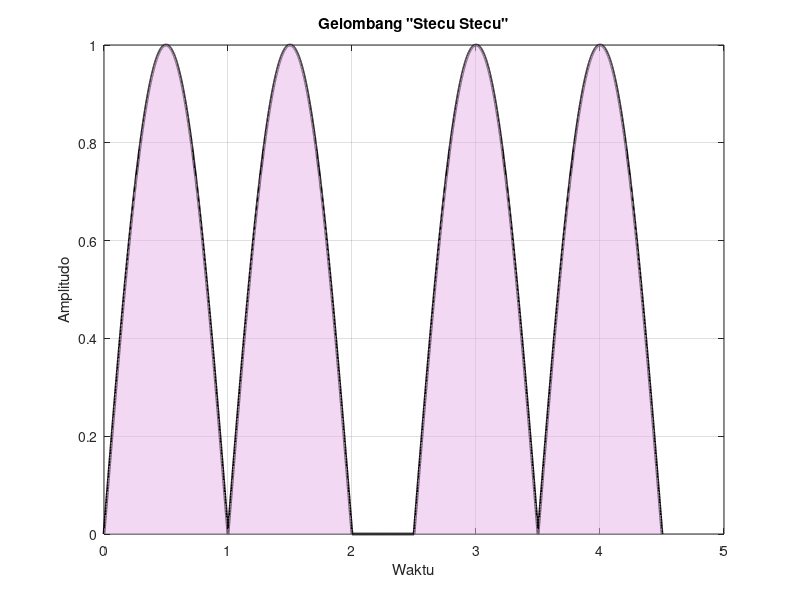

The MATLAB script that drew this image:
% Gelombang "Stecu Stecu" sesuai gambar
clear; clc; close all;

Fs = 1000;              % jumlah titik sampel per periode
t1 = linspace(0, pi, Fs);    % setengah gelombang
y_half = sin(t1);            % setengah sinus positif

% Buat 2 setengah gelombang pertama
y1 = [y_half y_half];

% Buat bagian datar (flat line)
flat = zeros(1, round(Fs*0.5));

% Buat 2 setengah gelombang lagi
y2 = [y_half y_half];

% Gabungkan semua
y = [y1 flat y2];

% Sumbu waktu total
t = linspace(0, length(y)/Fs, length(y));

% Plot
figure;
plot(t, y, 'k', 'LineWidth', 2);
grid on;
xlabel('Waktu');
ylabel('Amplitudo');
title('Gelombang "Stecu Stecu"');

% Bagian isi area biar mirip gambar tangan
hold on;
area(t, y, 'FaceColor',[0.9 0.7 0.9], 'FaceAlpha',0.5, 'EdgeColor','none');
